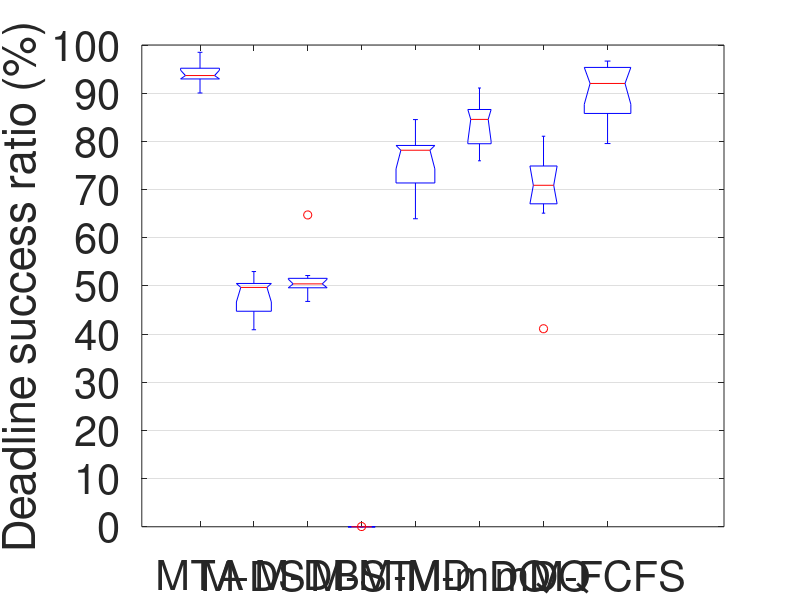

Reproduce this figure in MATLAB. (Note: this script raises an error after producing the figure.)
%%%%%%%%%%%%%%%%%%%%%%%%%%%%%%%%%%%%%%%%%%%%%%%%%%%%%%%%%%%%%%%%%%%%%%%%%%%%%%%%%%%%%%%
%   Author: Xiaohui Liu (whulxh@gmail.com)
%   Date:   9/28/2011
%   Function: prepares figures for display
%%%%%%%%%%%%%%%%%%%%%%%%%%%%%%%%%%%%%%%%%%%%%%%%%%%%%%%%%%%%%%%%%%%%%%%%%%%%%%%%%%%%%%%%
%% deadline success ratio
cd ~/Dropbox/tOR/figures/;
% 'm' for min
variants = {'MTA'; 'M-DS'; 'M-DB'; 'M-ST'; 'M-MD'; 'M-mDQ'; 'mDQ'; 'M-FCFS'};
protocols = {'MTA'; 'MCMP'; 'MM'; 'MM-CD'; 'SDRCS'; 'CTP';};
%% Deadline success ratio 
metric = 'Deadline success ratio';
%%
PROTOCOL_CNTS = size(variants, 1);
pdr = cell(PROTOCOL_CNTS, 1);
idx = 1;
% MTA
t = [0.92045437637412
0.93249791918938
0.92999275793906
0.98483568650575
0.90040777162498
0.94069335571503
0.92939276010077
0.95235432186125
0.96778631692596
0.95013441753727];
pdr{idx} = t;
idx = idx + 1;

% MTA-DS
t = [
0.40896606439988
0.52977002305801
0.52717192503643
0.47062553125939
0.50505261240502
0.44737988551148
0.49825985409379
0.49681542595648
0.41871911732251   
];
pdr{idx} = t;
idx = idx + 1;

% MTA-DB
t = [
0.4812920650988
0.4952417668419
0.49850425317429
0.5214987422981
0.50831762259799
0.64726049107454
0.51814314351861
0.50474368983996
0.46777135820379
0.50358366755648    
];
pdr{idx} = t;
idx = idx + 1;

% M-LD
t = [
0
0.000478025753637
0
0
0
0
0    
];
pdr{idx} = t;
idx = idx + 1;

% M-MD
t = [
0.67020278036208
0.79457516611344
0.782275897583
0.78180089616363
0.63934846066075
0.73139411243854
0.70770115263407
0.80428912589526
0.78137146599782
0.84520169055954
];
pdr{idx} = t;
idx = idx + 1;

% M-mDQ
t = [0.75967319094663
0.82960131073118
0.91074736745257
0.86156943360638
0.78351674750754
0.86766317067539];
pdr{idx} = t;
idx = idx + 1;

% mDQ
t = [
0.81063332221382
0.78057863845844
0.71714929068894
0.68974420893525
0.70882915817295
0.65097757500978
0.41106879434806    
];
pdr{idx} = t;
idx = idx + 1;

% MTA-FIFO
t = [0.92768720555058
0.91390722857822
0.83627700949272
0.89355375751529
0.95307093025906
0.82865039892446
0.92646811877043
0.96492791578733
0.95468881791181
0.86515471858757
0.96665025667275
0.79544588865153];
pdr{idx} = t;
idx = idx + 1;

% display
data = pdr;
group = zeros(0);
dataDisp = zeros(0);
for i = 1 : size(data, 1)
    group = [group ; ones(size(data{i})) + i - 1];
    dataDisp = [dataDisp ; data{i}];
end
figure('name', metric);
% title([metric 'for different protocols']);
h = boxplot(dataDisp * 100, group, 'notch', 'on', 'positions', [1:(3.7/4):4.7 5.8 6.9 8]);
set(gca, 'FontSize', 30, 'YGrid', 'on', 'XTickLabel', variants, 'ytick', 0:10:100);
%xlabel('Protocols');
ylabel([metric ' (%)']);
%
maximize;
set(gcf, 'Color', 'white'); % Sets figure background
export_fig 'dcr_variants_medium' -eps;
export_fig 'dcr_variants_medium' -jpg -zbuffer;
saveas(gcf, 'dcr_variants_medium.fig');
% xticklabel_rotate(1 : size(protocols, 1), 90, protocols);

%% peers
metric = 'Deadline success ratio';
PROTOCOL_CNTS = size(protocols, 1);
pdr = cell(PROTOCOL_CNTS, 1);
idx = 1;
% MTA
t = [0.92045437637412
0.93249791918938
0.92999275793906
0.98483568650575
0.90040777162498
0.94069335571503
0.92939276010077
0.95235432186125
0.96778631692596
0.95013441753727];
pdr{idx} = t;
idx = idx + 1;

% MCMP
t = [
0.16889714049529
0.54522398900622
0.19432097104256
0.070924769716487
0.17899439209004
0.18723154175827    
];
pdr{idx} = t;
idx = idx + 1;

% MMSPEED
t = [
0.08014548441029
0.065046935975496
0.17701471918579
0.015594718059409
0.027571491303231
0.049430852060087    
];
pdr{idx} = t;
idx = idx + 1;

% MMSPEED-CD
t = [
0.004339370598578
0.080279472965226
0.15262780305004
0.066542461115263
0.081688570023452
0.15028620209909
0.2422090208792    
];
pdr{idx} = t;
idx = idx + 1;

% SDRCS
t = [
0.76641644464115
0.50835025004343
0.90309949769496
0.61703837326583
0.84998518102457
0.8060243169155
0.94038592436787
0.86144155415761    
];
pdr{idx} = t;
idx = idx + 1;

% CTP
t = [0.86506277403792
0.56343418509212
0.39310971996767
0.67738966040294
0.56774643629827
0.2584064431232
0.42458914940141];
pdr{idx} = t;
idx = idx + 1;

% display
data = pdr;
group = zeros(0);
dataDisp = zeros(0);
for i = 1 : size(data, 1)
    group = [group ; ones(size(data{i})) + i - 1];
    dataDisp = [dataDisp ; data{i}];
end
figure('name', metric);
% title([metric 'for different protocols']);
h = boxplot(dataDisp * 100, group, 'notch', 'on');
% set(gca, 'xtick', 1:size(protocols, 1), 'XTickLabel', protocols);
% set(gca, 'FontSize', 30, 'YGrid', 'on');
set(gca, 'FontSize', 30, 'YGrid', 'on', 'xtick', 1:size(protocols, 1), 'XTickLabel', protocols, 'ytick', 0:10:100);
%xlabel('Protocols');
ylabel([metric ' (%)']);
%
maximize;
set(gcf, 'Color', 'white'); % Sets figure background
export_fig 'dcr_peers_medium' -eps;
export_fig 'dcr_peers_medium' -jpg -zbuffer;
saveas(gcf, 'dcr_peers_medium.fig');
% saveas(h, 'foo.fig');
% xticklabel_rotate(1 : size(protocols, 1), 90, protocols);

%% PDR
metric = 'Packet delivery ratio';
%% variants
PROTOCOL_CNTS = size(variants, 1);
pdr = cell(PROTOCOL_CNTS, 1);
idx = 1;
% MTA
t = [0.9219572534016
0.93448032052793
0.93147170701501
0.98576328397212
0.90402696469753
0.94255867200916
0.93210728429137
0.95297922627192
0.96939113170086
0.95265759125986];
pdr{idx} = t;
idx = idx + 1;

% M-DS
t = [
0.45705267673827
0.58411625109717
0.56282562059454
0.49829003617231
0.51781606120593
0.46832573422655
0.51943333658441
0.51544181684196
0.44774224747627    
];
pdr{idx} = t;
idx = idx + 1;

% M-DB
t = [
0.48515742128936
0.49850141532997
0.50097267791295
0.52526585004711
0.5091891020474
0.65194266069923
0.51919454368301
0.50635930047695
0.46867924528302
0.50651256650156    
];
pdr{idx} = t;
idx = idx + 1;

% M-LD
t = [
0.000836843426595
0.001434077260912
0.000831398182392
0.000886651603123
0.001166610382832
0.001088473346358
0.001343552474885    
];
pdr{idx} = t;
idx = idx + 1;

% M-MD
t = [
0.67456665616136
0.79645390070922
0.79659716342083
0.78433162015467
0.64524442296851
0.74386195995785
0.71072864321608
0.80709752166029
0.79697256845737
0.8487792133764
];
pdr{idx} = t;
idx = idx + 1;

% MTA-mDQ
t = [0.7617577367703
0.83302082635773
0.91120652922089
0.86522831869961
0.78390782150181
0.86897176202294];
pdr{idx} = t;
idx = idx + 1;

% mDQ
t = [
0.81107036843024
0.78115055079559
0.71733966745843
0.69269880008135
0.71908496732026
0.65704886845547
0.419232689747    
];
pdr{idx} = t;
idx = idx + 1;

% MTA-FCFS
t = [0.93045683864314
0.91689291532108
0.84153732865073
0.89666415851517
0.95463230878419
0.83136690647482
0.93055476366954
0.96855794556629
0.95766292637882
0.86809476860566
0.96745800360961
0.79766136851074];
% t = t(t >= .9);
pdr{idx} = t;
idx = idx + 1;

% display
data = pdr;
group = zeros(0);
dataDisp = zeros(0);
for i = 1 : size(data, 1)
    group = [group ; ones(size(data{i})) + i - 1];
    dataDisp = [dataDisp ; data{i}];
end
figure('name', metric);
% title([metric 'for different protocols']);
boxplot(dataDisp * 100, group, 'notch', 'on', 'positions', [1:(3.7/4):4.7 5.8 6.9 8]);
set(gca, 'FontSize', 30, 'YGrid', 'on', 'XTickLabel', variants, 'ytick', 0:10:100);
ylabel([metric ' (%)']);
%
maximize;
set(gcf, 'Color', 'white'); % Sets figure background
export_fig 'pdr_variants_medium' -eps;
export_fig 'pdr_variants_medium' -jpg -zbuffer;
saveas(gcf, 'pdr_variants_medium.fig');
% saveas(h, 'foo.fig');
% xticklabel_rotate(1 : size(protocols, 1), 90, protocols);

%% peers
PROTOCOL_CNTS = size(protocols, 1);
pdr = cell(PROTOCOL_CNTS, 1);
idx = 1;
% MTA
t = [0.9219572534016
0.93448032052793
0.93147170701501
0.98576328397212
0.90402696469753
0.94255867200916
0.93210728429137
0.95297922627192
0.96939113170086
0.95265759125986];
% t = t(t >= .9);
pdr{idx} = t;
idx = idx + 1;

% MCMP
t = [
0.60973417233851
0.84253149370126
0.58083855347604
0.53409241947632
0.40251394390106
0.63956834532374    
];
pdr{idx} = t;
idx = idx + 1;

% MMSPEED
t = [
0.42108183079057
0.35426965707446
0.4539541560131
0.24705014749262
0.36750642111591
0.30194665980619    
];
pdr{idx} = t;
idx = idx + 1;

% MMSPEED-CD
t = [
0.52614868507758
0.55459024209355
0.4867926554279
0.31075389999407
0.52226085770778
0.62407789908528
0.65611394786348    
];
pdr{idx} = t;
idx = idx + 1;

% SDRCS
t = [
0.81385264773599
0.51016507957429
0.92625675811814
0.62922654610044
0.91279582287923
0.92534597026201
0.9447640547626
0.93678856114885    
];
pdr{idx} = t;
idx = idx + 1;

% CTP
t = [0.99900332225914
0.97302253302253
0.94791388071677
0.99652368429008
0.98548573313541
0.96706187335595
0.98881643299641];
pdr{idx} = t;
idx = idx + 1;

% display
data = pdr;
group = zeros(0);
dataDisp = zeros(0);
for i = 1 : size(data, 1)
    group = [group ; ones(size(data{i})) + i - 1];
    dataDisp = [dataDisp ; data{i}];
end
figure('name', metric);
% title([metric 'for different protocols']);
h = boxplot(dataDisp * 100, group, 'notch', 'on');
set(gca, 'FontSize', 30, 'YGrid', 'on', 'xtick', 1:size(protocols, 1), 'XTickLabel', protocols, 'ytick', 0:10:100);
%xlabel('Protocols');
ylabel([metric ' (%)']);
%
maximize;
set(gcf, 'Color', 'white'); % Sets figure background
export_fig 'pdr_peers_medium' -eps;
export_fig 'pdr_peers_medium' -jpg -zbuffer;
saveas(gcf, 'pdr_peers_medium.fig');
% saveas(h, 'foo.fig');
% xticklabel_rotate(1 : size(protocols, 1), 90, protocols);

%% NTX
metric = 'Number of transmissions per packet delivered';
%%
PROTOCOL_CNTS = size(protocols, 1);
pdr = cell(PROTOCOL_CNTS, 1);
idx = 1;
% MTA
t = [7.0218096723869
7.9609709962169
7.84640222862389
6.09963272857814
7.89334772370487
7.10679257887226
8.43937687083588
6.73141017273637
6.64851794959322
7.16340523649161];
pdr{idx} = t;
idx = idx + 1;

% M-DS
t = [
13.3199463627221
13.4812444345503
14.658589708685
15.4787170857256
15.3392571162887
17.4445230066355
15.3722010984368
14.1555757733299
16.6217091940057    
];
pdr{idx} = t;
idx = idx + 1;

% M-DB
t = [
17.0773120575346
15.8564271001503
16.0680421931146
15.1524268361437
15.0315550630574
11.5971545119889
13.0342799949956
13.9355049712193
16.9371980676329
13.8114209827357    
];
pdr{idx} = t;
idx = idx + 1;


% M-LD
t = [
10000
4590.29166666667
10000
10000
6151.44736842105
4818.10256410256
10000  
];
pdr{idx} = t;
idx = idx + 1;

% M-MD
t = [
11.2955522332274
9.91710515664211
10.3242650722471
9.10496662379815
12.1255200532535
10.5684385735029
10.3355605048255
9.71749102824154
9.43965123014542
7.94616224081484
];
pdr{idx} = t;
idx = idx + 1;

% MTA-mDQ
t = [10.6959185597135
10.6126452027815
8.21856115107914
9.87185000754489
9.91728948679621
8.38003164679094];
pdr{idx} = t;
idx = idx + 1;

% mDQ
t = [13.7398277717976
13.3726104669383
17.2682119205298
19.5287727539636
16.4197418651154
16.4943901556279
26.5665508684864];
pdr{idx} = t;
idx = idx + 1;

% MTA-FCFS
t = [7.19381702714038
7.87382726054297
7.5487497055161
7.65324009324009
6.85348278622898
8.31083419868467
6.9508302187366
5.26188317942326
6.09417367928939
7.72725082599119
5.8958470854978
8.91075506445672];
% t = t(t >= .9);
pdr{idx} = t;
idx = idx + 1;

% display
data = pdr;
group = zeros(0);
dataDisp = zeros(0);
for i = 1 : size(data, 1)
    group = [group ; ones(size(data{i})) + i - 1];
    dataDisp = [dataDisp ; data{i}];
end
figure('name', metric);
% title([metric 'for different protocols']);
boxplot(dataDisp * 100, group, 'notch', 'on', 'positions', [1:(3.7/4):4.7 5.8 6.9 8]);
set(gca, 'FontSize', 30, 'YGrid', 'on', 'yscale', 'log', 'XTickLabel', variants);
ylabel(metric);
%
maximize;
set(gcf, 'Color', 'white'); % Sets figure background
export_fig 'ntx_variants_medium' -eps;
export_fig 'ntx_variants_medium' -jpg -zbuffer;
saveas(gcf, 'ntx_variants_medium.fig');
% saveas(h, 'foo.fig');
% xticklabel_rotate(1 : size(protocols, 1), 90, protocols);

%% peers
PROTOCOL_CNTS = size(protocols, 1);
pdr = cell(PROTOCOL_CNTS, 1);
idx = 1;
% MTA
t = [7.0218096723869
7.9609709962169
7.84640222862389
6.09963272857814
7.89334772370487
7.10679257887226
8.43937687083588
6.73141017273637
6.64851794959322
7.16340523649161];
pdr{idx} = t;
idx = idx + 1;

% MCMP
t = [
30.4475568660489
14.4198647205411
21.9574566626968
34.2547490667773
29.9840345416206
18.7094310579599    
];
pdr{idx} = t;
idx = idx + 1;

% MMSPEED
t = [
68.5309617918314
58.3798472385429
38.9183794466403
99.454420206659
69.599405204461
68.6208463504686    
];
pdr{idx} = t;
idx = idx + 1;

% MMSPEED-CD
t = [
50.2476374814984
41.0021969624606
46.600308812176
72.5441878221035
61.3389033942559
43.5197163120567
37.3516015400999    
];
pdr{idx} = t;
idx = idx + 1;

% SDRCS
t = [
11.0253665896553
9.55273525802493
7.29677700032629
8.39165469102854
8.83578485996583
8.36093071584963
7.37133387289475
6.28613051683608
];
pdr{idx} = t;
idx = idx + 1;

% CTP
t = [
7.0514355392972
7.80684830868496
9.41549693164986
8.31878298853364
8.1667280334728
11.0555051839003
9.22534375309131
];
pdr{idx} = t;
idx = idx + 1;

% display
data = pdr;
group = zeros(0);
dataDisp = zeros(0);
for i = 1 : size(data, 1)
    group = [group ; ones(size(data{i})) + i - 1];
    dataDisp = [dataDisp ; data{i}];
end
figure('name', metric);
% title([metric 'for different protocols']);
h = boxplot(dataDisp, group, 'notch', 'on');
set(gca, 'FontSize', 30, 'YGrid', 'on', 'xtick', 1:size(protocols, 1), 'XTickLabel', protocols);
ylabel(metric);
%
maximize;
set(gcf, 'Color', 'white'); % Sets figure background
export_fig 'ntx_peers_medium' -eps;
export_fig 'ntx_peers_medium' -jpg -zbuffer;
saveas(gcf, 'ntx_peers_medium.fig');
% saveas(h, 'foo.fig');
% xticklabel_rotate(1 : size(protocols, 1), 90, protocols);